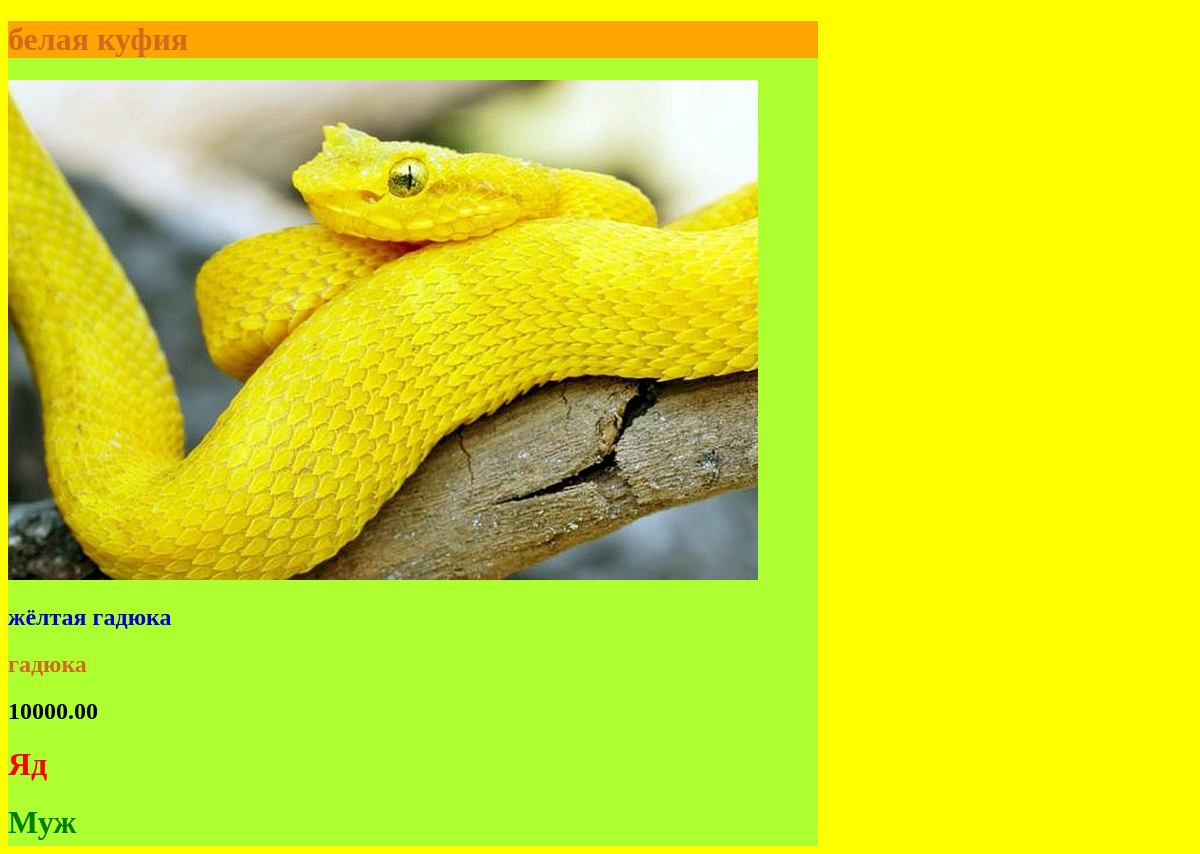
The app's page /one/4/ with its own data.
### catalog/models.py (models this page shows, shortened)
class Snake(models.Model):
    name = models.CharField(max_length=30, verbose_name='Название')
    species = models.CharField(max_length=30, verbose_name='Вид')
    cost = models.DecimalField(max_digits=7, decimal_places=2, default=0)
    description = models.TextField(verbose_name='Описание')
    image = models.ImageField(upload_to='media/', verbose_name='Фото')
    birthdate = models.DateTimeField(verbose_name='Возраст')
    poison = models.CharField(choices=poison, verbose_name='Ядовитость')
    gender = models.CharField(choices=genders, verbose_name='Пол')
    created = models.DateTimeField(auto_now_add=True, verbose_name='Создано')
    updated = models.DateTimeField(auto_now=True, verbose_name='Обновлено')
    class Meta:
        ordering = ['-created']

### catalog/views.py (the view)
# urls.py: path('one/<int:id>/', views.return_one_snake, name='return_one_snake'),
def return_one_snake(request, id):
    snake = Snake.objects.get(id=id)
    return render(request, 'one.html', {'snake': snake})

### catalog/templates/one.html
{% extends 'base.html' %}
{% block content %}
<div class="background">
    <div class="background_cart_one">
    <h1 class="name">{{snake.name}}</h1>
    <img class="photo_one" src="{{snake.image.url}}">
    <h2 class="description">{{snake.description}}</h2>
    <h2 class="species">{{snake.species}}</h2>
    <h2 class="cost">{{snake.cost}}</h2>
    <h1 class="poison">{{snake.poison}}</h1>
    <h1 class="gender">{{snake.gender}}</h1>
    </div>
</div>
{% endblock %}

### static/css/style.css (style rules this page uses)
.background { background-color:Yellow; }
.background_cart_one { background-color:GreenYellow; color:Chocolate; width:810px; height:825px; }
.name { background-color:Orange; }
.photo_one { width:750px; height:500px; }
.species { color:Chocolate; }
.cost { color:Black; }
.poison { color:Red; }
.gender { color:Green; }
body { background-color:Yellow; }
.description { color: rgb(0, 0, 205); }

### records on screen
Snake: name "белая куфия", image (picture), description "жёлтая гадюка", species "гадюка", cost "10000.00", poison "Яд", gender "Муж"
